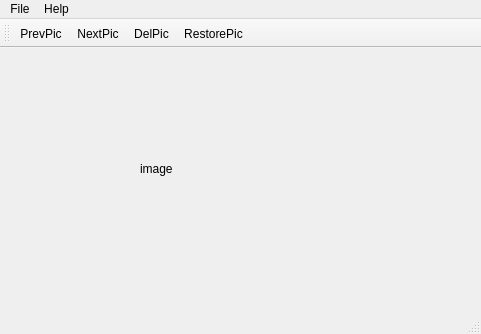
<?xml version="1.0" encoding="UTF-8"?>
<ui version="4.0">
    <class>PicPicker</class>
    <widget class="QMainWindow" name="PicPicker">
        <property name="geometry">
            <rect>
                <x>0</x>
                <y>0</y>
                <width>481</width>
                <height>334</height>
            </rect>
        </property>
        <property name="windowTitle">
            <string>PicPicker</string>
        </property>
        <widget class="QWidget" name="centralwidget">
            <widget class="QLabel" name="imageLabel">
                <property name="geometry">
                    <rect>
                        <x>140</x>
                        <y>90</y>
                        <width>131</width>
                        <height>61</height>
                    </rect>
                </property>
                <property name="text">
                    <string>image</string>
                </property>
            </widget>
        </widget>
        <widget class="QMenuBar" name="menubar">
            <property name="geometry">
                <rect>
                    <x>0</x>
                    <y>0</y>
                    <width>481</width>
                    <height>24</height>
                </rect>
            </property>
            <widget class="QMenu" name="menuFile">
                <property name="title">
                    <string>File</string>
                </property>
                <addaction name="actionNewProject"/>
                <addaction name="actionQuit"/>
            </widget>
            <widget class="QMenu" name="menuHelp">
                <property name="title">
                    <string>Help</string>
                </property>
                <addaction name="actionAbout"/>
            </widget>
            <addaction name="menuFile"/>
            <addaction name="menuHelp"/>
        </widget>
        <widget class="QStatusBar" name="statusbar"/>
        <widget class="QToolBar" name="toolBar">
            <property name="windowTitle">
                <string>toolBar</string>
            </property>
            <attribute name="toolBarArea">
                <enum>TopToolBarArea</enum>
            </attribute>
            <attribute name="toolBarBreak">
                <bool>false</bool>
            </attribute>
            <addaction name="actionPrevPic"/>
            <addaction name="actionNextPic"/>
            <addaction name="actionDelPic"/>
            <addaction name="actionUndo"/>
        </widget>
        <action name="actionNewProject">
            <property name="text">
                <string>New Project</string>
            </property>
        </action>
        <action name="actionAbout">
            <property name="text">
                <string>About PicPicker</string>
            </property>
        </action>
        <action name="actionQuit">
            <property name="text">
                <string>Quit</string>
            </property>
        </action>
        <action name="actionNext">
            <property name="text">
                <string>Next</string>
            </property>
        </action>
        <action name="actionPrevPic">
            <property name="icon">
                <iconset resource="../../application.qrc">
                    <normaloff>:/icons/back.png</normaloff>:/icons/back.png
                </iconset>
            </property>
            <property name="text">
                <string>PrevPic</string>
            </property>
        </action>
        <action name="actionNextPic">
            <property name="icon">
                <iconset resource="../../application.qrc">
                    <normaloff>:/icons/forward.png</normaloff>:/icons/forward.png
                </iconset>
            </property>
            <property name="text">
                <string>NextPic</string>
            </property>
        </action>
        <action name="actionDelPic">
            <property name="icon">
                <iconset resource="../../application.qrc">
                    <normaloff>:/icons/delete.png</normaloff>:/icons/delete.png
                </iconset>
            </property>
            <property name="text">
                <string>DelPic</string>
            </property>
            <property name="iconText">
                <string>DelPic</string>
            </property>
        </action>
        <action name="actionUndo">
            <property name="icon">
                <iconset resource="../../application.qrc">
                    <normaloff>:/icons/undo.png</normaloff>:/icons/undo.png
                </iconset>
            </property>
            <property name="text">
                <string>RestorePic</string>
            </property>
        </action>
    </widget>
    <resources>
        <include location="../../application.qrc"/>
    </resources>
    <connections/>
</ui>
